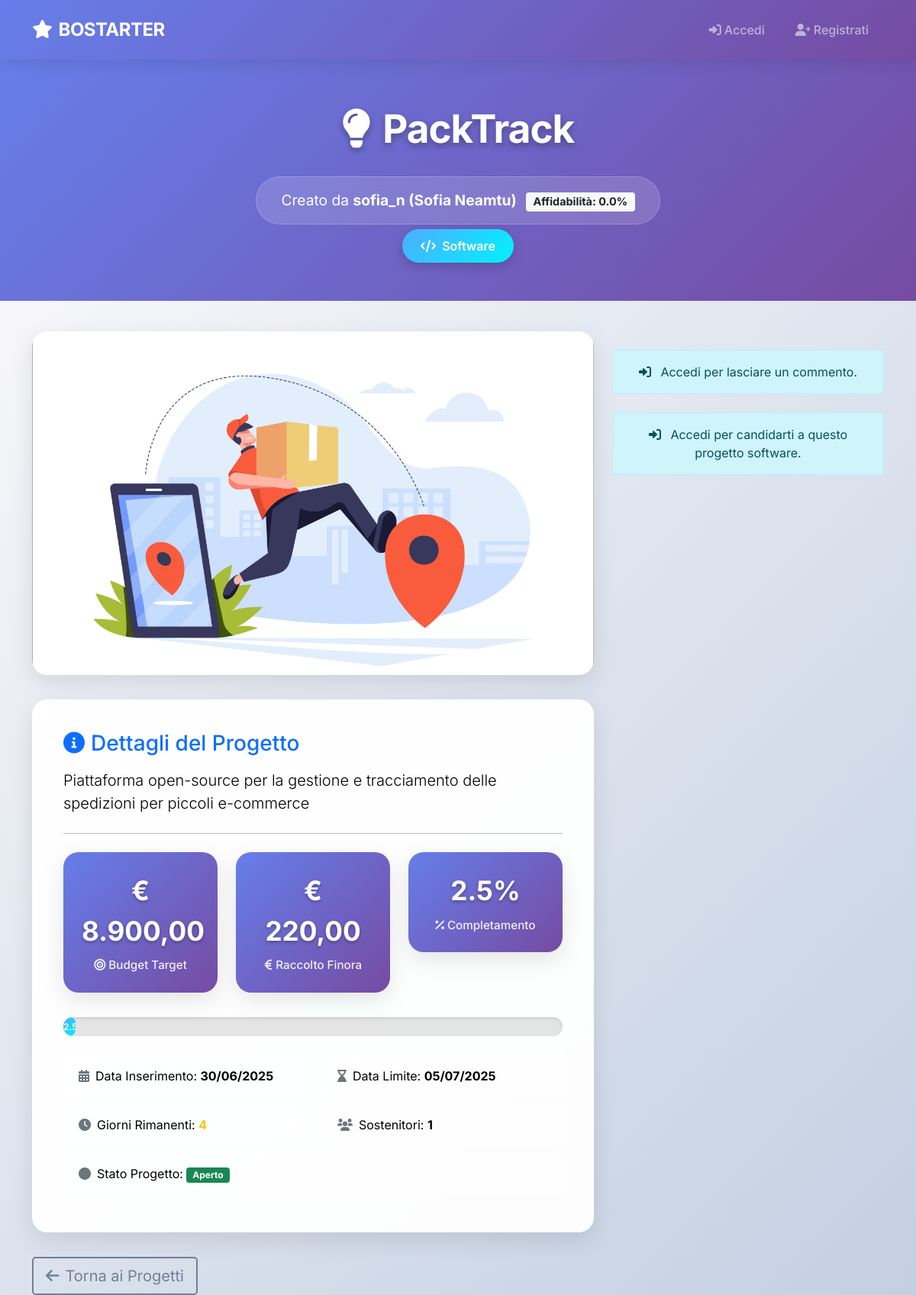
Page /public/projects/project_detail.php?name=PackTrack on the committed database.
### tables this page shows
CREATE TABLE PROGETTO(
    Nome                VARCHAR(100) PRIMARY KEY,
    Descrizione         TEXT NOT NULL,
    Data_Inserimento    DATE NOT NULL,
    Stato               ENUM('aperto', 'chiuso')NOT NULL DEFAULT 'aperto',
    Budget              DECIMAL(10,2) NOT NULL,
    Data_Limite         DATE NOT NULL,
    Tipo                ENUM('Hardware', 'Software') NOT NULL,
    Email_Creatore      VARCHAR(100) NOT NULL,
    FOREIGN KEY (Email_Creatore) REFERENCES CREATORE(Email) ON DELETE CASCADE
);

CREATE TABLE UTENTE(
    Email               VARCHAR(100) PRIMARY KEY,
    Nickname            VARCHAR(50) UNIQUE NOT NULL,
    Password            VARCHAR(255) NOT NULL,
    Nome                VARCHAR(50) NOT NULL,
    Cognome             VARCHAR(50) NOT NULL,
    Anno_Di_Nascita     DATE NOT NULL,
    Luogo_Di_Nascita    VARCHAR(100) NOT NULL
);

CREATE TABLE CREATORE (
    Email           VARCHAR(100) PRIMARY KEY,
    Nr_Progetti     INT DEFAULT 0,
    Affidabilita    FLOAT DEFAULT 0,
    FOREIGN KEY (Email) REFERENCES UTENTE(Email) ON DELETE CASCADE
);

### public/projects/project_detail.php (the view, shortened to what the rows shown need)
<?php
require_once '../../config/database.php';
function formatCurrency($amount) {
    return '€ ' . number_format($amount, 2, ',', '.');
}
$nomeProgetto = $_GET['name'];
$db = Database::getInstance();
$db->ensureEventScheduler();
$sql = "
    SELECT
        p.Nome, p.Descrizione, p.Data_Inserimento, p.Stato, p.Budget, p.Data_Limite, p.Tipo, p.Email_Creatore,
        u.Nickname AS CreatoreNickname, u.Nome AS CreatoreNome, u.Cognome AS CreatoreCognome,
        c.Affidabilita,
        COALESCE(SUM(f.Importo), 0) AS Totale_Finanziato,
        COUNT(DISTINCT f.Email_Utente) AS Num_Finanziatori,
        (SELECT percorso FROM FOTO WHERE Nome_Progetto = p.Nome LIMIT 1) AS Foto,
        DATEDIFF(p.Data_Limite, CURDATE()) AS Giorni_Rimanenti
    FROM PROGETTO p
    JOIN CREATORE c ON p.Email_Creatore = c.Email
    JOIN UTENTE u ON c.Email = u.Email
    LEFT JOIN FINANZIAMENTO f ON p.Nome = f.Nome_Progetto
    WHERE p.Nome = ?
    GROUP BY p.Nome, p.Descrizione, p.Data_Inserimento, p.Stato, p.Budget, p.Data_Limite, p.Tipo,
             u.Nickname, u.Nome, u.Cognome, c.Affidabilita
";
$progetto = $db->fetchOne($sql, [$nomeProgetto]);
$percentuale = $progetto['Budget'] > 0 ? round($progetto['Totale_Finanziato'] / $progetto['Budget'] * 100, 1) : 0;
$statoClasse = ($progetto['Stato'] === 'aperto' && $progetto['Giorni_Rimanenti'] > 0 && $percentuale < 100) ? 'success' : 'secondary';
$fotoDb = $progetto['Foto'] ?? '';
if ($fotoDb !== '') {
    $src = (strpos($fotoDb, 'img/') === 0) ? "/Bostarter/{$fotoDb}" : "/Bostarter/img/{$fotoDb}";
} else {
    $src = "/Bostarter/img/placeholder.jpg";
}
?>
<!DOCTYPE html>
<html lang="it">
<head>
    <link href="https://cdn.jsdelivr.net/npm/bootstrap@5.1.3/dist/css/bootstrap.min.css" rel="stylesheet">
    <link href="https://cdnjs.cloudflare.com/ajax/libs/font-awesome/6.0.0/css/all.min.css" rel="stylesheet">
</head>
<body>
<div class="project-header">
    <div class="container text-center">
        <h1 class="project-title"><i class="fas fa-lightbulb me-3"></i><?= htmlspecialchars($progetto['Nome']) ?></h1>
        <div class="creator-info">
            Creato da <strong>
                <?= htmlspecialchars($progetto['CreatoreNickname']) ?>
                (<?= htmlspecialchars($progetto['CreatoreNome'] ?? '') . ' ' . htmlspecialchars($progetto['CreatoreCognome'] ?? '') ?>)
            </strong>
            <span class="badge bg-light text-dark ms-2">
                Affidabilità: <?= number_format($progetto['Affidabilita'] * 100, 1) ?>%
            </span>
        </div>
        <br>
        <span class="type-badge">
            <i class="fas fa-<?= $progetto['Tipo'] === 'Hardware' ? 'microchip' : 'code' ?> me-1"></i>
            <?= htmlspecialchars($progetto['Tipo']) ?>
        </span>
    </div>
</div>
<div class="container">
    <div class="row">
        <div class="col-lg-8">
            <div class="fade-in-up">
                <img src="<?= htmlspecialchars($src) ?>" class="project-image" alt="Immagine Progetto <?= htmlspecialchars($progetto['Nome']) ?>">
            </div>
            <div class="project-details-card fade-in-up">
                <h3 class="mb-3 text-primary"><i class="fas fa-info-circle me-2"></i>Dettagli del Progetto</h3>
                <p class="lead"><?= nl2br(htmlspecialchars($progetto['Descrizione'])) ?></p>
                <hr class="my-4">
                <div class="row text-center">
                    <div class="col-md-4">
                        <div class="stat-box">
                            <div class="value"><?= formatCurrency($progetto['Budget']) ?></div>
                            <div class="label"><i class="fas fa-bullseye me-1"></i>Budget Target</div>
                        </div>
                    </div>
                    <div class="col-md-4">
                    </div>
                    <div class="col-md-4">
                    </div>
                </div>
                <div class="progress mt-3">
                    <div class="progress-bar bg-<?= $statoClasse ?>" role="progressbar"
                         style="width: <?= $percentuale ?>%;"
                         aria-valuenow="<?= $percentuale ?>" aria-valuemin="0" aria-valuemax="100">
                    </div>
                </div>
                <div class="row mt-4">
                    <div class="col-md-6">
                        <div class="info-row">
                            <i class="fas fa-calendar-alt me-2 text-muted"></i>Data Inserimento: <strong><?= date('d/m/Y', strtotime($progetto['Data_Inserimento'])) ?></strong>
                        </div>
                    </div>
                    <div class="col-md-6">
                        <div class="info-row">
                            <i class="fas fa-hourglass-end me-2 text-muted"></i>Data Limite: <strong><?= date('d/m/Y', strtotime($progetto['Data_Limite'])) ?></strong>
                        </div>
                    </div>
                    <div class="col-md-6">
                    </div>
                    <div class="col-md-6">
                    </div>
                    <div class="col-12">
                        <div class="info-row">
                            <i class="fas fa-circle me-2 text-muted"></i>Stato Progetto:
                            <span class="badge bg-<?= $statoClasse ?>"><?= ucfirst($progetto['Stato']) ?></span>
                        </div>
                    </div>
                </div>
            </div>
        </div>
    </div>
</div>
</body>
</html>

### rows in the picture
progetto: Nome "PackTrack", utente.Nickname "sofia_n", utente.Nome "Sofia", utente.Cognome "Neamtu", $progetto['Affidabilita']*100 "0.0", Tipo "Software", Nome (picture), Descrizione "Piattaforma open-source per la gestione e tracciamento delle spedizioni per piccoli e-commerce", Budget "€ 8.900,00", Data_Inserimento "30/06/2025", Data_Limite "05/07/2025", Stato "Aperto"

### other values in the picture
formatCurrency($progetto['Totale_Finanziato']) "€ 220,00"
$percentuale "2.5"
$progetto['Giorni_Rimanenti'] "4"
$progetto['Num_Finanziatori'] "1"
